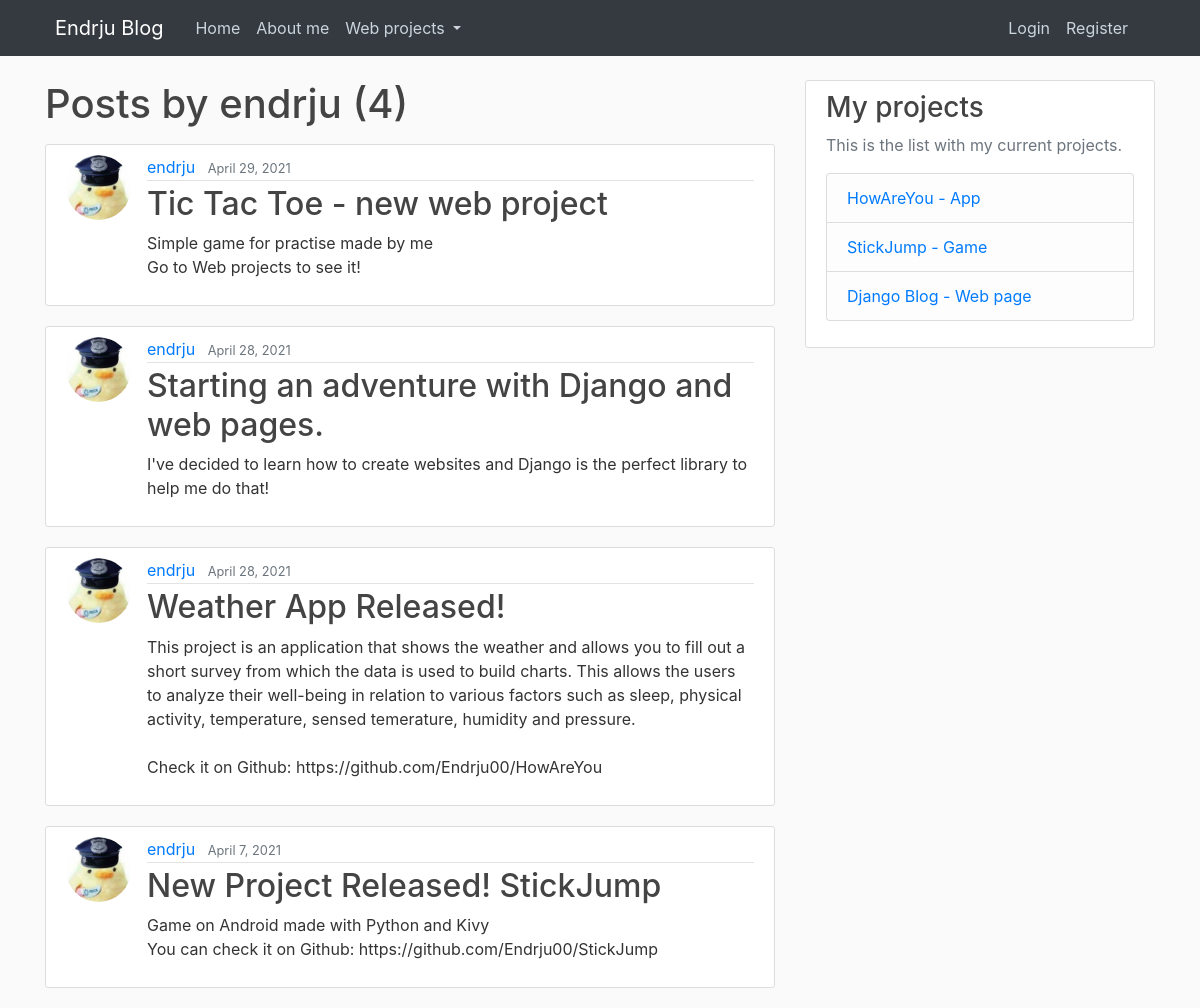
The page /user/endrju on the database its author committed.
### blog/models.py (models this page shows, shortened)
class Post(models.Model):
    title = models.CharField(max_length=100)
    content = models.TextField()
    date_posted = models.DateTimeField(default=timezone.now)
    author = models.ForeignKey(User, on_delete=models.CASCADE)

### users/models.py (models this page shows, shortened)
class Profile(models.Model):
    user = models.OneToOneField(User, on_delete=models.CASCADE)
    image = models.ImageField(default='default.jpg', upload_to='profile_pics')

### blog/views.py (the view)
# urls.py: path('user/<str:username>', UserPostListView.as_view(), name='user-posts'),
class UserPostListView(ListView):
    model = Post
    template_name = 'blog/user_posts.html'
    context_object_name = 'posts'
    paginate_by = 5
    def get_queryset(self):
        user = get_object_or_404(User, username=self.kwargs.get('username'))
        return Post.objects.filter(author=user).order_by('-date_posted')

### blog/templates/blog/user_posts.html (shortened to what this page needs)
{% extends "blog/base.html" %}
{% block content %}
    <h1 class="mb-3">Posts by {{ view.kwargs.username }} ({{ page_obj.paginator.count }})</h1>
    {% for post in posts %}
        <article class="media content-section">
            <img class="rounded-circle article-img" src="{{ post.author.profile.image.url }}">
          <div class="media-body">
            <div class="article-metadata">
              <a class="mr-2" href="{% url 'user-posts' post.author.username %}">{{ post.author }}</a>
              <small class="text-muted">{{ post.date_posted|date:"F j, Y" }}</small>
            </div>
            <h2><a class="article-title" href="{% url 'post-detail' post.id %}">{{ post.title }}</a></h2>
            <p class="article-content">{{ post.content }}</p>
          </div>
        </article>
    {% endfor %}
{% endblock content %}

### blog/static/blog/main.css (style rules this page uses)
body { background: #fafafa; color: #333333; margin-top: 5rem; }
h1, h2, h3, h4, h5, h6 { color: #444444; }
.content-section { background: #ffffff; padding: 10px 20px; border: 1px solid #dddddd; border-radius: 3px; margin-bottom: 20px; }
.article-title { color: #444444; }
.article-content { white-space: pre-line; }
.article-img { height: 65px; width: 65px; margin-right: 16px; }
.article-metadata { padding-bottom: 1px; margin-bottom: 4px; border-bottom: 1px solid #e3e3e3 }

### rows shown on the page
Post: author.profile.image (picture), author "endrju", date_posted "April 29, 2021", title "Tic Tac Toe - new web project", content "Simple game for practise made by me Go to Web projects to see it!"
Post: author.profile.image (picture), author "endrju", date_posted "April 28, 2021", title "Starting an adventure with Django and web pages.", content "I've decided to learn how to create websites and Django is the perfect library to help me do that!"
Post: author.profile.image (picture), author "endrju", date_posted "April 28, 2021", title "Weather App Released!", content "This project is an application that shows the weather and allows you to fill out a short survey from which the data is used to build charts. This allows the users to analyze their well-being in relation to various factors such as sleep, physical activity, temperature, sensed temerature, humidity and pressure. Check it on Github: https://github.com/Endrju00/HowAreYou"
Post: author.profile.image (picture), author "endrju", date_posted "April 7, 2021", title "New Project Released! StickJump", content "Game on Android made with Python and Kivy You can check it on Github: https://github.com/Endrju00/StickJump"

### other values the page prints
{{ view.kwargs.username }} "endrju"
{{ page_obj.paginator.count }} "4"
